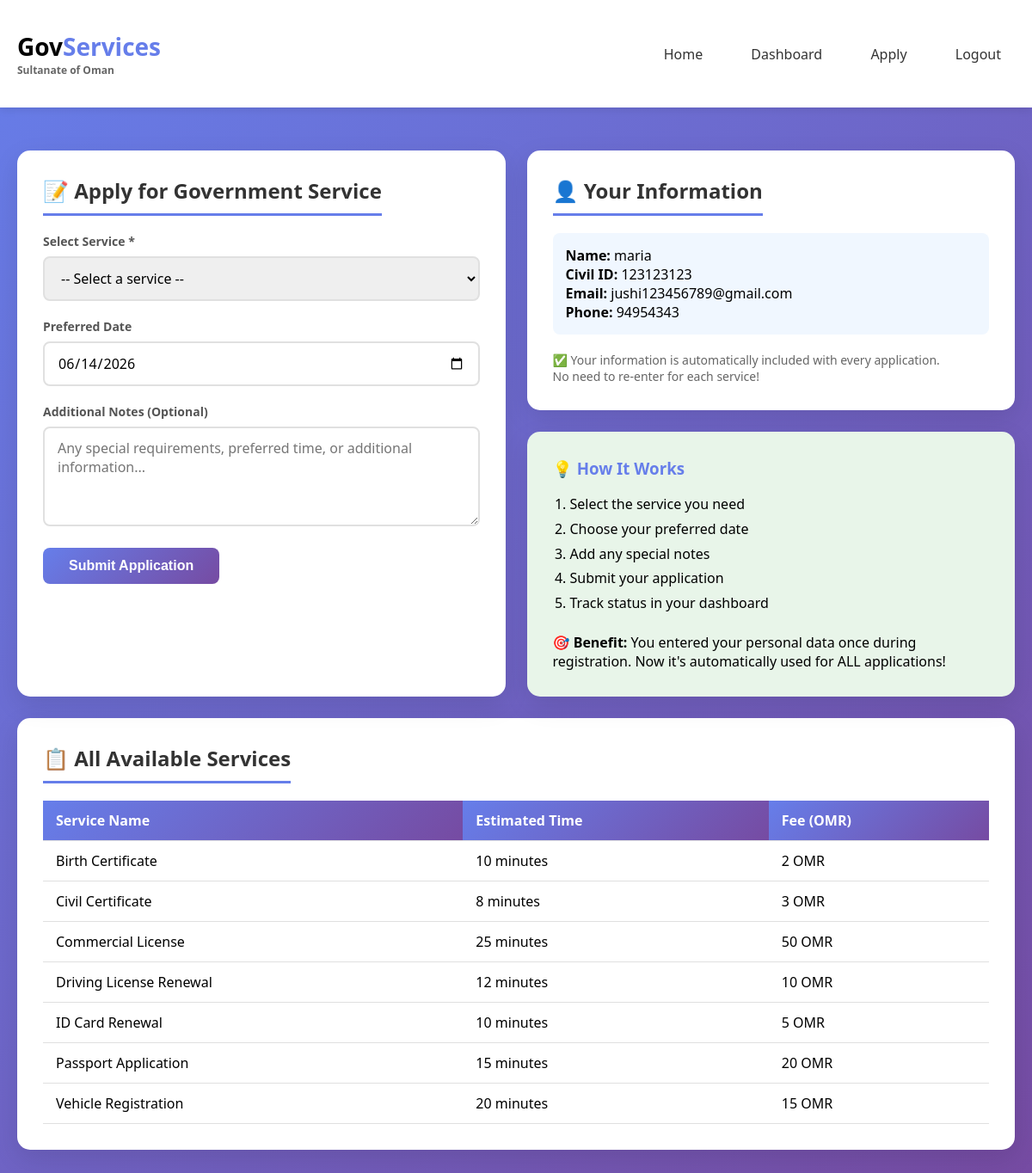
/apply.php (signed in), run on the app's committed database.
### tables this page shows
CREATE TABLE users (
                user_id INTEGER PRIMARY KEY AUTOINCREMENT,
                full_name TEXT NOT NULL,
                civil_id TEXT UNIQUE NOT NULL,
                email TEXT UNIQUE NOT NULL,
                phone TEXT NOT NULL,
                password_hash TEXT NOT NULL,
                created_at DATETIME DEFAULT CURRENT_TIMESTAMP
            , is_admin INTEGER DEFAULT 0);

CREATE TABLE service_types (
                service_id INTEGER PRIMARY KEY AUTOINCREMENT,
                service_name TEXT NOT NULL,
                estimated_time INTEGER DEFAULT 10,
                fee REAL DEFAULT 0
            );

### apply.php (the view, shortened to what this page needs)
<?php
require_once 'db.php';
$user_id = $_SESSION['user_id'];
$stmt = $pdo->prepare("SELECT * FROM users WHERE user_id = ?");
$stmt->execute([$user_id]);
$user = $stmt->fetch();
$services = $pdo->query("SELECT * FROM service_types ORDER BY service_name")->fetchAll();
?>
<!DOCTYPE html>
<html lang="en">
<head>
    <link rel="stylesheet" href="style.css">
</head>
<body>
    <div class="header">
        <div class="container">
            <div class="logo">Gov<span>Services</span><small>Sultanate of Oman</small></div>
            <div class="nav">
                <a href="index.php">Home</a>
                <a href="dashboard.php">Dashboard</a>
                <a href="apply.php">Apply</a>
                <a href="logout.php">Logout</a>
            </div>
        </div>
    </div>
    <div class="container">
        <div class="grid-2">
            <div class="card">
                <h2>📝 Apply for Government Service</h2>
                <form method="POST">
                    <div class="form-group">
                        <label>Select Service *</label>
                        <select name="service_type" required>
                            <option value="">-- Select a service --</option>
                        </select>
                    </div>
                    <div class="form-group">
                        <label>Preferred Date</label>
                        <input type="date" name="request_date" value="<?php echo date('Y-m-d'); ?>" min="<?php echo date('Y-m-d'); ?>">
                    </div>
                    <div class="form-group">
                        <label>Additional Notes (Optional)</label>
                        <textarea name="notes" rows="4" placeholder="Any special requirements, preferred time, or additional information..."></textarea>
                    </div>
                    <button type="submit">Submit Application</button>
                </form>
            </div>
            <div>
                <div class="card">
                    <h2>👤 Your Information</h2>
                    <div style="background: #f0f7ff; padding: 15px; border-radius: 8px;">
                        <p><strong>Name:</strong> <?php echo htmlspecialchars($user['full_name']); ?></p>
                        <p><strong>Civil ID:</strong> <?php echo $user['civil_id']; ?></p>
                        <p><strong>Email:</strong> <?php echo $user['email']; ?></p>
                        <p><strong>Phone:</strong> <?php echo $user['phone']; ?></p>
                    </div>
                    <p class="mt-20" style="font-size: 14px; color: #666;">
                        ✅ Your information is automatically included with every application.<br>
                        No need to re-enter for each service!
                    </p>
                </div>
                <div class="card" style="background: #e8f5e9;">
                    <h3>💡 How It Works</h3>
                    <ol style="margin-left: 20px; line-height: 1.8;">
                        <li>Select the service you need</li>
                        <li>Choose your preferred date</li>
                        <li>Add any special notes</li>
                        <li>Submit your application</li>
                        <li>Track status in your dashboard</li>
                    </ol>
                    <p class="mt-20"><strong>🎯 Benefit:</strong> You entered your personal data once during registration. Now it's automatically used for ALL applications!</p>
                </div>
            </div>
        </div>
        <div class="card">
            <h2>📋 All Available Services</h2>
            <div class="table-responsive">
                <table>
                    <thead>
                        <tr>
                            <th>Service Name</th>
                            <th>Estimated Time</th>
                            <th>Fee (OMR)</th>
                        </tr>
                    </thead>
                    <tbody>
                        <?php foreach($services as $service): ?>
                            <tr>
                                <td><?php echo htmlspecialchars($service['service_name']); ?></td>
                                <td><?php echo $service['estimated_time']; ?> minutes</td>
                                <td><?php echo $service['fee']; ?> OMR</td>
                            </tr>
                        <?php endforeach; ?>
                    </tbody>
                </table>
            </div>
        </div>
    </div>
</body>
</html>

### style.css (style rules this page uses)
* { margin: 0; padding: 0; box-sizing: border-box; }
body { font-family: 'Segoe UI', Tahoma, Geneva, Verdana, sans-serif; background: linear-gradient(135deg, #667eea 0%, #764ba2 100%); min-height: 100vh; }
.container { max-width: 1200px; margin: 0 auto; padding: 20px; }
.header { background: white; box-shadow: 0 2px 10px rgba(0,0,0,0.1); padding: 15px 0; margin-bottom: 30px; position: sticky; top: 0; z-index: 100; }
.header .container { display: flex; justify-content: space-between; align-items: center; }
.logo { font-size: 28px; font-weight: bold; }
.logo span { color: #667eea; }
.logo small { font-size: 12px; color: #666; display: block; }
.nav a { color: #333; text-decoration: none; margin-left: 20px; padding: 8px 16px; border-radius: 5px; transition: all 0.3s ease; }
.card { background: white; border-radius: 15px; box-shadow: 0 10px 30px rgba(0,0,0,0.1); padding: 30px; margin-bottom: 25px; transition: transform 0.3s ease; }
.card h2 { color: #333; margin-bottom: 20px; padding-bottom: 10px; border-bottom: 3px solid #667eea; display: inline-block; }
.card h3 { color: #667eea; margin-bottom: 15px; }
.form-group { margin-bottom: 20px; }
label { display: block; margin-bottom: 8px; color: #555; font-weight: 600; font-size: 14px; }
input, select, textarea { width: 100%; padding: 12px 15px; border: 2px solid #e0e0e0; border-radius: 8px; font-size: 16px; transition: all 0.3s ease; font-family: inherit; }
textarea { resize: vertical; min-height: 100px; }
button, .btn { background: linear-gradient(135deg, #667eea 0%, #764ba2 100%); color: white; padding: 12px 30px; border: none; border-radius: 8px; font-size: 16px; font-weight: 600; cursor: pointer; transition: all 0.3s ease; text-decoration: none; display: inline-block; text-align: center; }
.table-responsive { overflow-x: auto; }
table { width: 100%; border-collapse: collapse; }
th, td { padding: 12px 15px; text-align: left; border-bottom: 1px solid #e0e0e0; }
th { background: linear-gradient(135deg, #667eea 0%, #764ba2 100%); color: white; font-weight: 600; }
.grid-2 { display: grid; grid-template-columns: repeat(2, 1fr); gap: 25px; }
.mt-20 { margin-top: 20px; }

### data on the page
users: full_name "maria", civil "123123123", email "jushi123456789@gmail.com", phone "94954343"
service_types: service_name "Birth Certificate", estimated_time "10", fee "2"
service_types: service_name "Civil Certificate", estimated_time "8", fee "3"
service_types: service_name "Commercial License", estimated_time "25", fee "50"
service_types: service_name "Driving License Renewal", estimated_time "12", fee "10"
service_types: service_name "ID Card Renewal", estimated_time "10", fee "5"
service_types: service_name "Passport Application", estimated_time "15", fee "20"
service_types: service_name "Vehicle Registration", estimated_time "20", fee "15"
